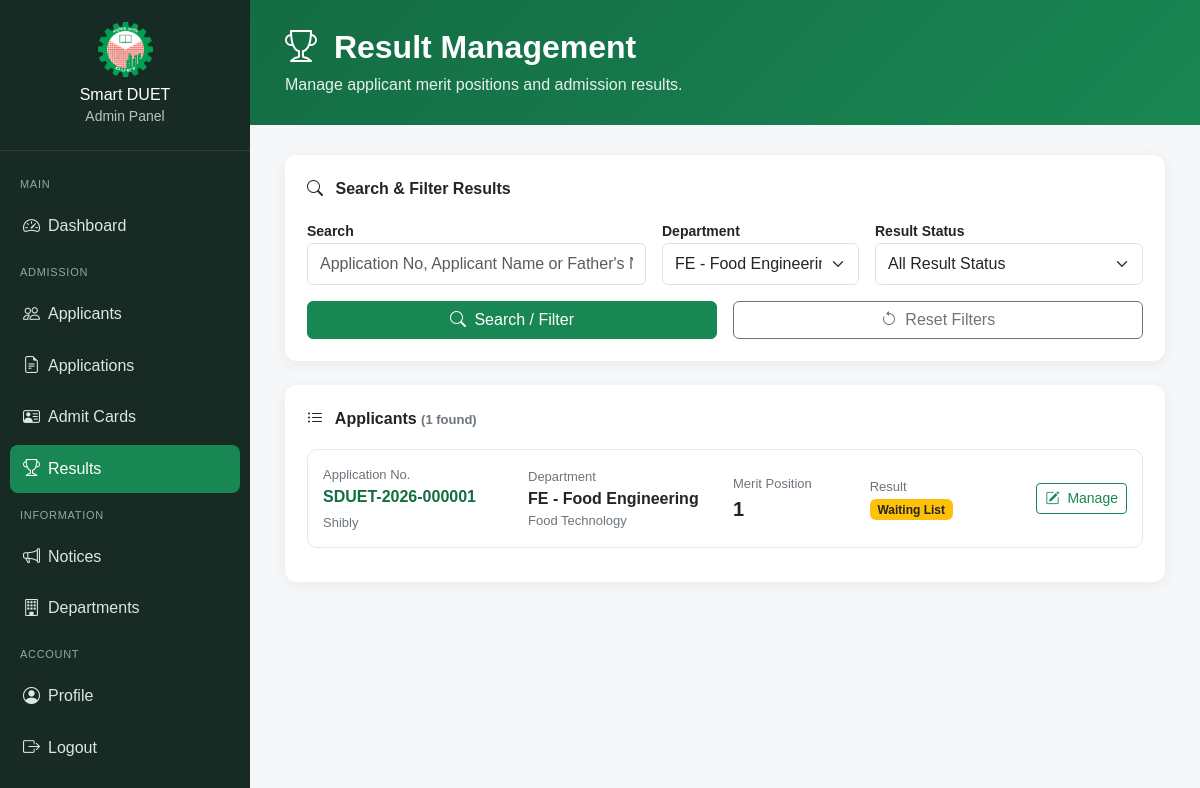
The app's page /admin/results.php?department_id=10 (signed in) with its own data.
### tables this page shows
CREATE TABLE `applications` (
  `id` int(10) UNSIGNED NOT NULL,
  `application_no` varchar(30) NOT NULL,
  `applicant_id` int(10) UNSIGNED NOT NULL,
  `admission_year` year(4) NOT NULL,
  `ssc_gpa` decimal(3,2) NOT NULL,
  `diploma_cgpa` decimal(3,2) NOT NULL,
  `diploma_passing_year` year(4) NOT NULL,
  `technology_id` int(10) UNSIGNED NOT NULL,
  `department_id` int(10) UNSIGNED NOT NULL,
  `quota` enum('None','Freedom Fighter''s Son/Daughter','Tribal') NOT NULL DEFAULT 'None',
  `status` enum('draft','payment_pending','submitted','under_review','accepted','rejected') NOT NULL DEFAULT 'draft',
  `submitted_at` datetime DEFAULT NULL,
  `created_at` timestamp NOT NULL DEFAULT current_timestamp(),
  `updated_at` timestamp NOT NULL DEFAULT current_timestamp() ON UPDATE current_timestamp()
);

CREATE TABLE `applicants` (
  `id` int(10) UNSIGNED NOT NULL,
  `user_id` int(10) UNSIGNED NOT NULL,
  `full_name` varchar(150) NOT NULL,
  `father_name` varchar(150) NOT NULL,
  `mother_name` varchar(150) NOT NULL,
  `date_of_birth` date NOT NULL,
  `gender` enum('Male','Female','Other') NOT NULL,
  `identity_number` varchar(50) NOT NULL,
  `created_at` timestamp NOT NULL DEFAULT current_timestamp(),
  `updated_at` timestamp NOT NULL DEFAULT current_timestamp() ON UPDATE current_timestamp()
);

CREATE TABLE `departments` (
  `id` int(10) UNSIGNED NOT NULL,
  `code` varchar(10) NOT NULL,
  `name` varchar(150) NOT NULL,
  `faculty` varchar(150) NOT NULL,
  `degree` varchar(100) NOT NULL DEFAULT 'B.Sc. Engineering',
  `duration` varchar(50) NOT NULL DEFAULT '4 Years',
  `seats` int(10) UNSIGNED NOT NULL DEFAULT 0,
  `is_active` tinyint(1) NOT NULL DEFAULT 1,
  `created_at` timestamp NOT NULL DEFAULT current_timestamp()
);

CREATE TABLE `diploma_technologies` (
  `id` int(10) UNSIGNED NOT NULL,
  `name` varchar(150) NOT NULL,
  `is_active` tinyint(1) NOT NULL DEFAULT 1,
  `created_at` timestamp NOT NULL DEFAULT current_timestamp()
);

CREATE TABLE `results` (
  `id` int(10) UNSIGNED NOT NULL,
  `application_id` int(10) UNSIGNED NOT NULL,
  `merit_position` int(10) UNSIGNED DEFAULT NULL,
  `result_status` enum('pending','selected','waiting','not_selected') NOT NULL DEFAULT 'pending',
  `published_date` date DEFAULT NULL,
  `remarks` varchar(255) DEFAULT NULL,
  `created_at` timestamp NOT NULL DEFAULT current_timestamp(),
  `updated_at` timestamp NOT NULL DEFAULT current_timestamp() ON UPDATE current_timestamp()
);

### admin/results.php (the view, shortened to what the rows shown need)
<?php
require_once __DIR__ . '/../includes/functions.php';
$search = trim(
    $_GET['search'] ?? ''
);
$departmentId = (int) (
    $_GET['department_id'] ?? 0
);
$resultFilter = trim(
    $_GET['result_status'] ?? ''
);
$results = [];
$sql = "
    SELECT
        a.id AS application_id,
        a.application_no,
        a.admission_year,
        a.status AS application_status,
        ap.full_name,
        ap.father_name,
        d.id AS department_id,
        d.code AS department_code,
        d.name AS department_name,
        t.name AS technology_name,
        r.id AS result_id,
        r.merit_position,
        r.result_status,
        r.published_date,
        r.remarks
    FROM applications a
    INNER JOIN applicants ap
        ON a.applicant_id = ap.id
    INNER JOIN departments d
        ON a.department_id = d.id
    INNER JOIN diploma_technologies t
        ON a.technology_id = t.id
    LEFT JOIN results r
        ON a.id = r.application_id
    WHERE 1 = 1
";
$params = [];
$types = '';
if ($departmentId > 0) {
    $sql .= "
        AND a.department_id = ?
    ";
    $params[] =
        $departmentId;
    $types .= 'i';
}
$sql .= "
    ORDER BY
        a.department_id ASC,
        r.merit_position IS NULL ASC,
        r.merit_position ASC,
        a.id DESC
    LIMIT 100
";
$stmt =
    $conn->prepare($sql);
if ($stmt) {
    if (!empty($params)) {
        $stmt->bind_param(
            $types,
            ...$params
        );
    }
    $stmt->execute();
    $queryResult =
        $stmt->get_result();
    while (
        $row =
        $queryResult->fetch_assoc()
    ) {
        $results[] =
            $row;
    }
}
$hasFilter =
    $search !== ''
    || $departmentId > 0
    || $resultFilter !== '';
?>
<!DOCTYPE html>
<html lang="en">
<head>
    <link
        href="https://cdn.jsdelivr.net/npm/bootstrap@5.3.3/dist/css/bootstrap.min.css"
        rel="stylesheet"
    >
    <link
        href="https://cdn.jsdelivr.net/npm/bootstrap-icons@1.11.3/font/bootstrap-icons.css"
        rel="stylesheet"
    >
    <link
        rel="stylesheet"
        href="<?= APP_URL ?>/css/admin.css"
    >
</head>
<body class="admin-body">
<main class="admin-main">
    <section class="admin-hero">
        <h2>
            <i class="bi bi-trophy me-2"></i>
            Result Management
        </h2>
    </section>
    <section class="admin-content">
        <?php if ($hasFilter): ?>
            <div class="admin-card">
                <?php if (
                    empty($results)
                ): ?>
                    <div class="admin-empty">
                        <i class="bi bi-trophy"></i>
                        <h6>
                            No Applicant Found
                        </h6>
                        <p>
                            Try changing your search
                            or filters.
                        </p>
                    </div>
                <?php else: ?>
                    <?php foreach (
                        $results
                        as $result
                    ): ?>
                        <div class="admin-data-row">
                            <div class="row align-items-center g-3">
                                <div class="col-lg-3">
                                    <div class="admin-small-text">
                                        Application No.
                                    </div>
                                    <div
                                        class="fw-bold admin-primary-text"
                                    >
                                        <?= e(
                                            $result['application_no']
                                        ) ?>
                                    </div>
                                    <div class="admin-small-text mt-1">
                                        <?= e(
                                            $result['full_name']
                                        ) ?>
                                    </div>
                                </div>
                                <div class="col-lg-3">
                                    <div class="admin-small-text">
                                        Department
                                    </div>
                                    <div class="fw-semibold">
                                        <?= e(
                                            $result['department_code']
                                        ) ?>
                                        -
                                        <?= e(
                                            $result['department_name']
                                        ) ?>
                                    </div>
                                    <div class="admin-small-text">
                                        <?= e(
                                            $result['technology_name']
                                        ) ?>
                                    </div>
                                </div>
                                <div class="col-lg-2">
                                    <div class="admin-small-text">
                                        Merit Position
                                    </div>
                                    <?php if (
                                        !empty(
                                            $result['merit_position']
                                        )
                                    ): ?>
                                        <span
                                            class="fw-bold fs-5"
                                        >
                                            <?= e(
                                                $result['merit_position']
                                            ) ?>
                                        </span>
                                    <?php endif; ?>
                                </div>
                                <div class="col-lg-2">
                                    <div class="admin-small-text">
                                        Result
                                    </div>
                                    <?php
                                    $resultStatus =
                                        $result['result_status'];
                                    $resultClass =
                                        'bg-secondary';
                                    if (
                                        $resultStatus
                                        === 'selected'
                                    ) {
                                        $resultClass =
                                            'bg-success';
                                    } elseif (
                                        $resultStatus
                                        === 'waiting'
                                    ) {
                                        $resultClass =
                                            'bg-warning text-dark';
                                    } elseif (
                                        $resultStatus
                                        === 'not_selected'
                                    ) {
                                        $resultClass =
                                            'bg-danger';
                                    } elseif (
                                        $resultStatus
                                        === 'pending'
                                    ) {
                                        $resultClass =
                                            'bg-secondary';
                                    }
                                    ?>
                                    <span
                                        class="badge <?= $resultClass ?>"
                                    >
                                        <?php
                                        $resultLabels = [
                                            'pending' =>
                                                'Pending',
                                            'selected' =>
                                                'Selected',
                                            'waiting' =>
                                                'Waiting List',
                                            'not_selected' =>
                                                'Not Selected'
                                        ];
                                        echo e(
                                            $resultLabels[
                                                $resultStatus
                                            ]
                                            ??
                                            'Pending'
                                        );
                                        ?>
                                    </span>
                                </div>
                                <div
                                    class="col-lg-2 text-lg-end"
                                >
                                    <button
                                        type="button"
                                        class="btn btn-outline-success btn-sm"
                                        data-bs-toggle="collapse"
                                        data-bs-target="#result<?= (int) $result['application_id'] ?>"
                                    >
                                        <i class="bi bi-pencil-square me-1"></i>
                                        Manage
                                    </button>
                                </div>
                            </div>
                        </div>
                    <?php endforeach; ?>
                <?php endif; ?>
            </div>
        <?php endif; ?>
    </section>
</main>
</body>
</html>

### records on screen
applications: application_no "SDUET-2026-000001", applicant.full_name "Shibly", department.code "FE", department.name "Food Engineering", technology.name "Food Technology", results.merit_position "1", results.result_status "Waiting List"

### other values on screen
count($results) "1"
form field department_id "FE - Food Engineering"
